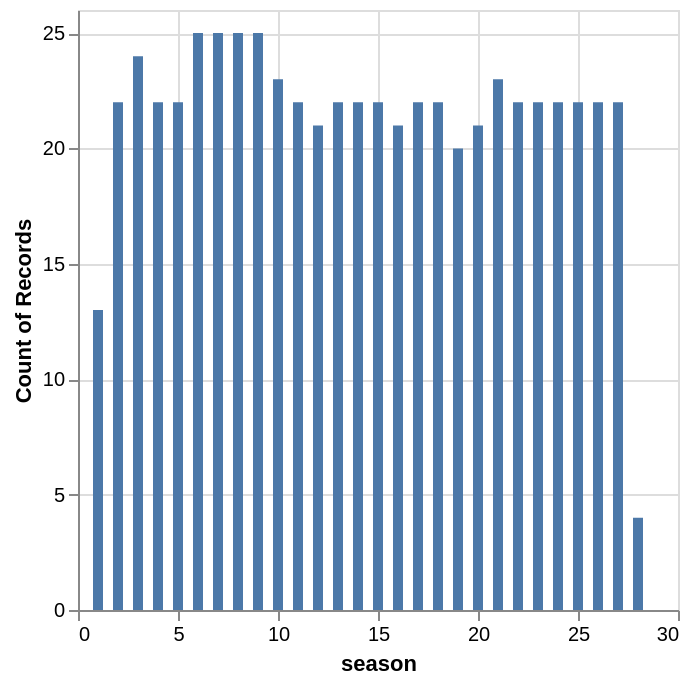

Write notebook code for a chart like this one.
### Markdown cell above
The missing ratings from this variable come from the last season of the dataset, where there are only 4 episodes and 3 present in the data.

### Code cell
alt.Chart(df).mark_bar().encode(
    x='season',
    y='count()'
)

### Figure 1 — Vega-Lite specification as saved in the notebook (floating-point values rounded to 4 significant figures; data arrays with more than 128 entries replaced by an {"elided": "..."} marker saying what was removed)
{"config": {"view": {"continuousWidth": 300, "continuousHeight": 300}}, "data": {"name": "data-9edc062a004efa67214457a12f5c221d"}, "mark": {"type": "bar"}, "encoding": {"x": {"field": "season", "type": "quantitative"}, "y": {"aggregate": "count", "type": "quantitative"}}, "$schema": "https://vega.github.io/schema/vega-lite/v5.20.1.json", "datasets": {"data-9edc062a004efa67214457a12f5c221d": {"elided": "600 records"}}}
